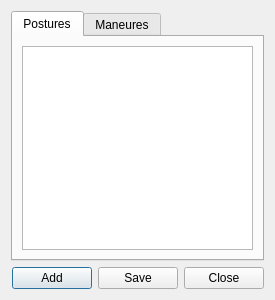
<?xml version="1.0" encoding="UTF-8"?>
<ui version="4.0">
 <class>PosturesAndManeueres</class>
 <widget class="QDialog" name="PosturesAndManeueres">
  <property name="geometry">
   <rect>
    <x>0</x>
    <y>0</y>
    <width>275</width>
    <height>300</height>
   </rect>
  </property>
  <property name="windowTitle">
   <string>Dialog</string>
  </property>
  <layout class="QVBoxLayout" name="verticalLayout">
   <item>
    <widget class="QTabWidget" name="tabWidget">
     <property name="currentIndex">
      <number>0</number>
     </property>
     <widget class="QWidget" name="tab">
      <attribute name="title">
       <string>Postures</string>
      </attribute>
      <layout class="QHBoxLayout" name="horizontalLayout_2">
       <item>
        <widget class="QTableView" name="tvPostures"/>
       </item>
      </layout>
     </widget>
     <widget class="QWidget" name="tab_2">
      <attribute name="title">
       <string>Maneures</string>
      </attribute>
      <layout class="QHBoxLayout" name="horizontalLayout_3">
       <item>
        <widget class="QTableView" name="tvManeuers"/>
       </item>
      </layout>
     </widget>
    </widget>
   </item>
   <item>
    <layout class="QHBoxLayout" name="horizontalLayout">
     <item>
      <spacer name="horizontalSpacer">
       <property name="orientation">
        <enum>Qt::Horizontal</enum>
       </property>
       <property name="sizeHint" stdset="0">
        <size>
         <width>40</width>
         <height>20</height>
        </size>
       </property>
      </spacer>
     </item>
     <item>
      <widget class="QPushButton" name="btAdd">
       <property name="text">
        <string>Add</string>
       </property>
      </widget>
     </item>
     <item>
      <widget class="QPushButton" name="btSave">
       <property name="text">
        <string>Save</string>
       </property>
      </widget>
     </item>
     <item>
      <widget class="QPushButton" name="btClose">
       <property name="text">
        <string>Close</string>
       </property>
      </widget>
     </item>
    </layout>
   </item>
  </layout>
 </widget>
 <resources/>
 <connections>
  <connection>
   <sender>btClose</sender>
   <signal>clicked()</signal>
   <receiver>PosturesAndManeueres</receiver>
   <slot>accept()</slot>
   <hints>
    <hint type="sourcelabel">
     <x>241</x>
     <y>282</y>
    </hint>
    <hint type="destinationlabel">
     <x>137</x>
     <y>149</y>
    </hint>
   </hints>
  </connection>
 </connections>
</ui>
